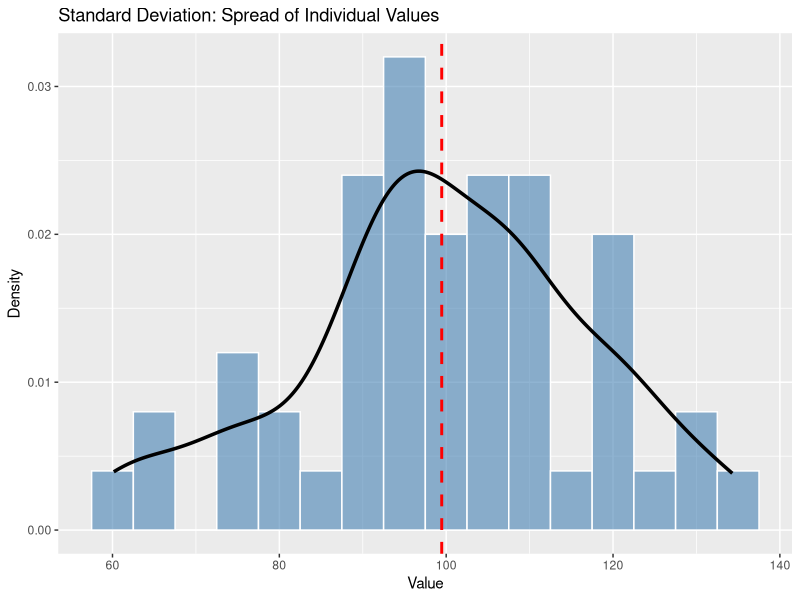
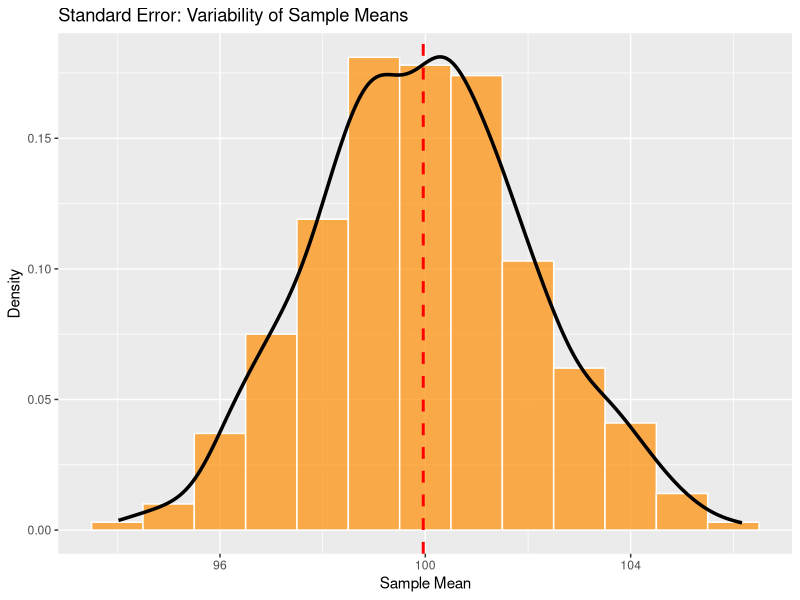
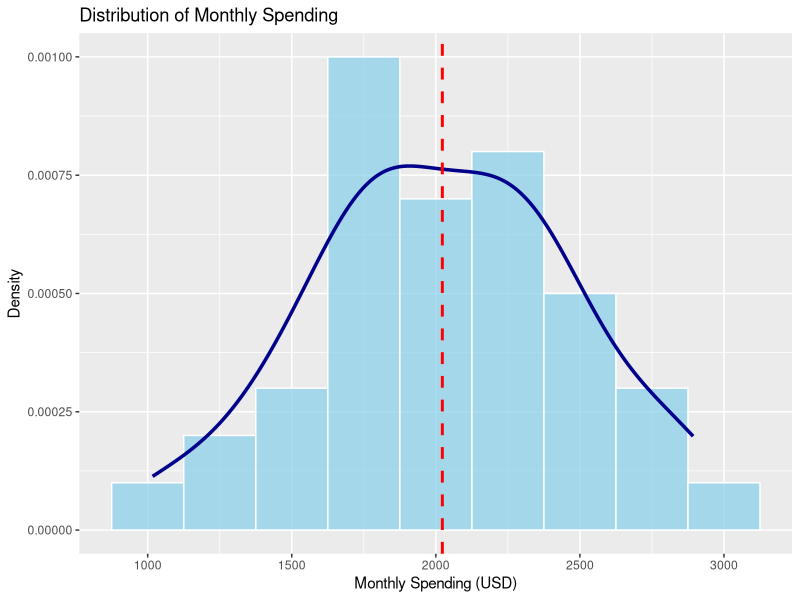

R code for these plots, in order:
## ---- chunk 1
set.seed(42)
sample_data <- rnorm(50, mean = 100, sd = 15)
## ---- chunk 2
library(ggplot2)

ggplot(data.frame(x = sample_data), aes(x = x)) +
  geom_histogram(aes(y = ..density..), binwidth = 5, fill = "steelblue", color = "white", alpha = 0.6) +
  geom_density(color = "black", linewidth = 1.2, linetype = "solid") +
  geom_vline(aes(xintercept = mean(x)), color = "red", linetype = "dashed", linewidth = 1) +
  labs(
    title = "Standard Deviation: Spread of Individual Values",
    x = "Value", y = "Density"
  )

## ---- chunk 3
sample_means <- replicate(1000, mean(rnorm(50, mean = 100, sd = 15)))
## ---- chunk 4
ggplot(data.frame(mean = sample_means), aes(x = mean)) +
  geom_histogram(aes(y = ..density..), binwidth = 1, fill = "darkorange", color = "white", alpha = 0.7) +
  geom_density(color = "black", linewidth = 1.2, linetype = "solid") +
  geom_vline(aes(xintercept = mean(mean)), color = "red", linetype = "dashed", linewidth = 1) +
  labs(
    title = "Standard Error: Variability of Sample Means",
    x = "Sample Mean", y = "Density"
  )

## ---- chunk 5
se_estimate <- sd(sample_means)
se_estimate
## ---- chunk 6
set.seed(123)
n <- 40
monthly_spending <- round(rnorm(n, mean = 2000, sd = 500), 0)

head(monthly_spending)
## ---- chunk 7
mean_spending <- mean(monthly_spending)
sd_spending <- sd(monthly_spending)
se_spending <- sd_spending / sqrt(n)

mean_spending
sd_spending
se_spending
## ---- chunk 8
library(ggplot2)

ggplot(data.frame(spending = monthly_spending), aes(x = spending)) +
  geom_histogram(aes(y = ..density..), binwidth = 250, fill = "skyblue", color = "white", alpha = 0.7) +
  geom_density(color = "darkblue", linewidth = 1.2) +
  geom_vline(aes(xintercept = mean_spending), color = "red", linetype = "dashed", linewidth = 1) +
  labs(
    title = "Distribution of Monthly Spending",
    x = "Monthly Spending (USD)", y = "Density"
  )
## ---- chunk 9
lower <- mean_spending - 1.96 * se_spending
upper <- mean_spending + 1.96 * se_spending

c(lower, upper)
